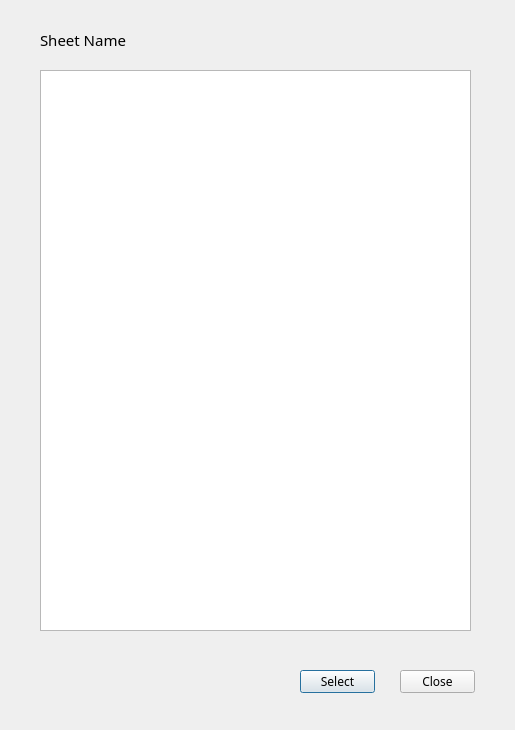
<?xml version="1.0" encoding="UTF-8"?>
<ui version="4.0">
 <class>sheetDialog</class>
 <widget class="QDialog" name="sheetDialog">
  <property name="geometry">
   <rect>
    <x>0</x>
    <y>0</y>
    <width>515</width>
    <height>730</height>
   </rect>
  </property>
  <property name="windowTitle">
   <string>Dialog</string>
  </property>
  <widget class="QPushButton" name="okayPushButton">
   <property name="geometry">
    <rect>
     <x>300</x>
     <y>670</y>
     <width>75</width>
     <height>23</height>
    </rect>
   </property>
   <property name="font">
    <font>
     <family>D2Coding</family>
     <weight>50</weight>
     <bold>false</bold>
    </font>
   </property>
   <property name="text">
    <string>Select</string>
   </property>
  </widget>
  <widget class="QLabel" name="sheetLabel">
   <property name="geometry">
    <rect>
     <x>40</x>
     <y>30</y>
     <width>111</width>
     <height>20</height>
    </rect>
   </property>
   <property name="font">
    <font>
     <family>D2Coding</family>
     <pointsize>11</pointsize>
    </font>
   </property>
   <property name="text">
    <string>Sheet Name</string>
   </property>
  </widget>
  <widget class="QPushButton" name="cancelPushButton">
   <property name="geometry">
    <rect>
     <x>400</x>
     <y>670</y>
     <width>75</width>
     <height>23</height>
    </rect>
   </property>
   <property name="font">
    <font>
     <family>D2Coding</family>
     <weight>50</weight>
     <bold>false</bold>
    </font>
   </property>
   <property name="text">
    <string>Close</string>
   </property>
  </widget>
  <widget class="QListWidget" name="sheetListWidget">
   <property name="geometry">
    <rect>
     <x>40</x>
     <y>70</y>
     <width>431</width>
     <height>561</height>
    </rect>
   </property>
  </widget>
 </widget>
 <resources/>
 <connections/>
</ui>
